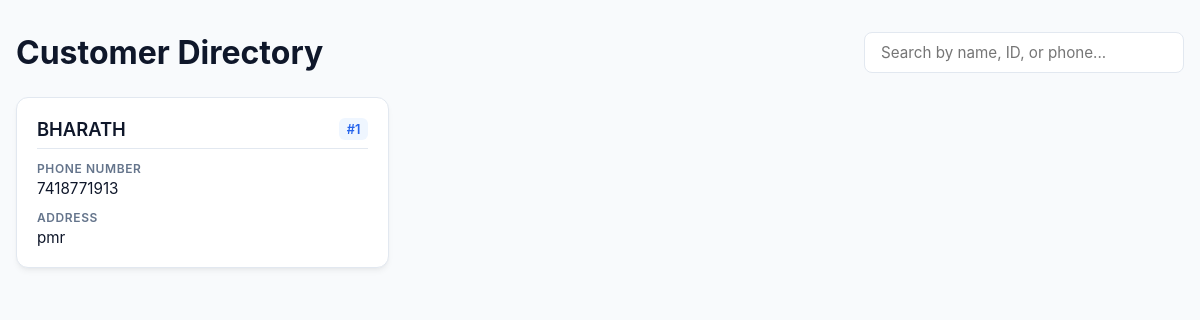
/customer_page (signed in), run on an earlier commit of the app's database.
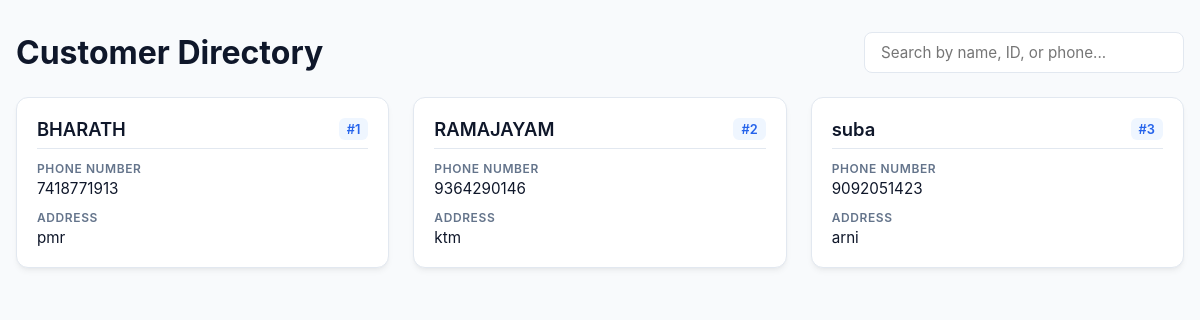
And on a later commit of the database.
### models.py (models this page shows)
class Customer(db.Model) :
    id = db.Column(db.Integer,primary_key=True)
    customer_name = db.Column(db.String(100))
    customer_phone_number = db.Column(db.String(10),unique=True)
    customer_address = db.Column(db.String(200))
    __tablename__ = 'customer'

### app.py (the view)
@app.route('/customer_page')
@login_required
def customer_page():
    customers = Customer.query.all()
    return render_template('customer_page.html', customers=customers)

### app.py (called while the page is built)
@login_manager.user_loader
def load_user(user_id):
    uid = int(user_id)
    shop_dealer = db.session.get(ShopDealer,uid)
    if shop_dealer:
        return shop_dealer
    return None

### templates/customer_page.html (shortened to what this page needs)
<!DOCTYPE html>
<html lang="en">
<head>
</head>
<body>
    <header class="header">
        <h1>Customer Directory</h1>
        <input
            type="text"
            id="searchInput"
            class="filter-input"
            placeholder="Search by name, ID, or phone..."
            onkeyup="filterCustomers()"
        >
    </header>
    <main class="customer-grid" id="customerGrid">
        {% if customers %}
            {% for customer in customers %}
                <article class="customer-card">
                    <div class="card-header">
                        <h2 class="customer-name">{{ customer.customer_name | default("N/A") }}</h2>
                        <span class="customer-id">#{{ customer.id }}</span>
                    </div>
                    <div class="info-row">
                        <span class="info-label">Phone Number</span>
                        <span class="info-value">{{ customer.customer_phone_number | default("—") }}</span>
                    </div>
                    <div class="info-row">
                        <span class="info-label">Address</span>
                        <span class="info-value">{{ customer.customer_address | default("—") }}</span>
                    </div>
                </article>
            {% endfor %}
        {% else %}
            <div class="empty-state">
                <p>No customers found.</p>
            </div>
        {% endif %}
    </main>
</body>
</html>

### templates/customer_page.html (style rules this page uses)
:root { --bg-color: #f8fafc; --card-bg: #ffffff; --text-main: #0f172a; --text-muted: #64748b; --primary: #2563eb; --border: #e2e8f0; --radius: 12px; --shadow: 0 4px 6px -1px rgba(0, 0, 0, 0.05), 0 2px 4px -2px rgba(0, 0, 0, 0.05); }
* { box-sizing: border-box; margin: 0; padding: 0; font-family: -apple-system, BlinkMacSystemFont, "Segoe UI", Roboto, sans-serif; }
body { background-color: var(--bg-color); color: var(--text-main); padding: 2rem 1rem; max-width: 1200px; margin: 0 auto; }
.header { margin-bottom: 1.5rem; display: flex; flex-direction: column; gap: 1rem; }
@media (min-width: 640px) { .header { flex-direction: row; justify-content: space-between; align-items: center; } }
.filter-input { width: 100%; max-width: 320px; padding: 0.625rem 1rem; border: 1px solid var(--border); border-radius: 8px; font-size: 0.95rem; outline: none; transition: border-color 0.2s; }
.customer-grid { display: grid; grid-template-columns: repeat(auto-fill, minmax(300px, 1fr)); gap: 1.5rem; }
.customer-card { background-color: var(--card-bg); border: 1px solid var(--border); border-radius: var(--radius); padding: 1.25rem; box-shadow: var(--shadow); display: flex; flex-direction: column; gap: 0.75rem; transition: transform 0.2s, box-shadow 0.2s; }
.card-header { display: flex; justify-content: space-between; align-items: center; border-bottom: 1px solid var(--border); padding-bottom: 0.5rem; }
.customer-name { font-size: 1.15rem; font-weight: 600; color: var(--text-main); }
.customer-id { font-size: 0.8rem; font-weight: 600; background-color: #eff6ff; color: var(--primary); padding: 0.2rem 0.5rem; border-radius: 6px; }
.info-row { display: flex; flex-direction: column; gap: 0.2rem; }
.info-label { font-size: 0.75rem; font-weight: 600; text-transform: uppercase; letter-spacing: 0.05em; color: var(--text-muted); }
.info-value { font-size: 0.95rem; word-break: break-word; }

What changed in the data, as far as the page shows it:
added Customer: customer_name "RAMAJAYAM", id "2", customer_phone_number "9364290146", customer_address "ktm"
added Customer: customer_name "suba", id "3", customer_phone_number "9092051423", customer_address "arni"
